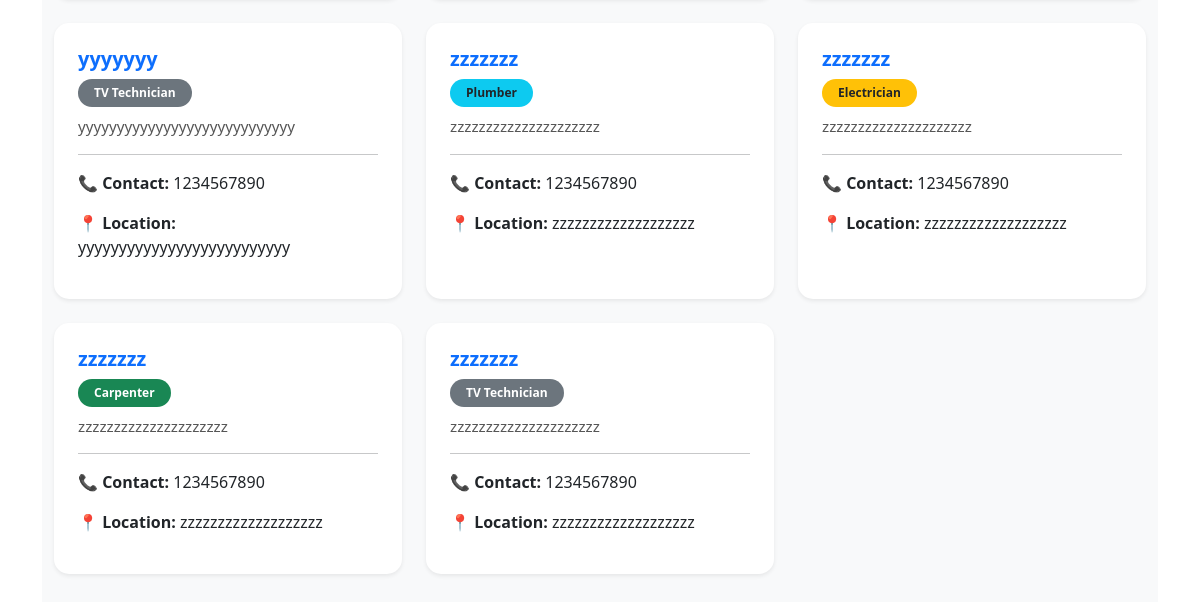
The app's page /service/ (lower part), older data.
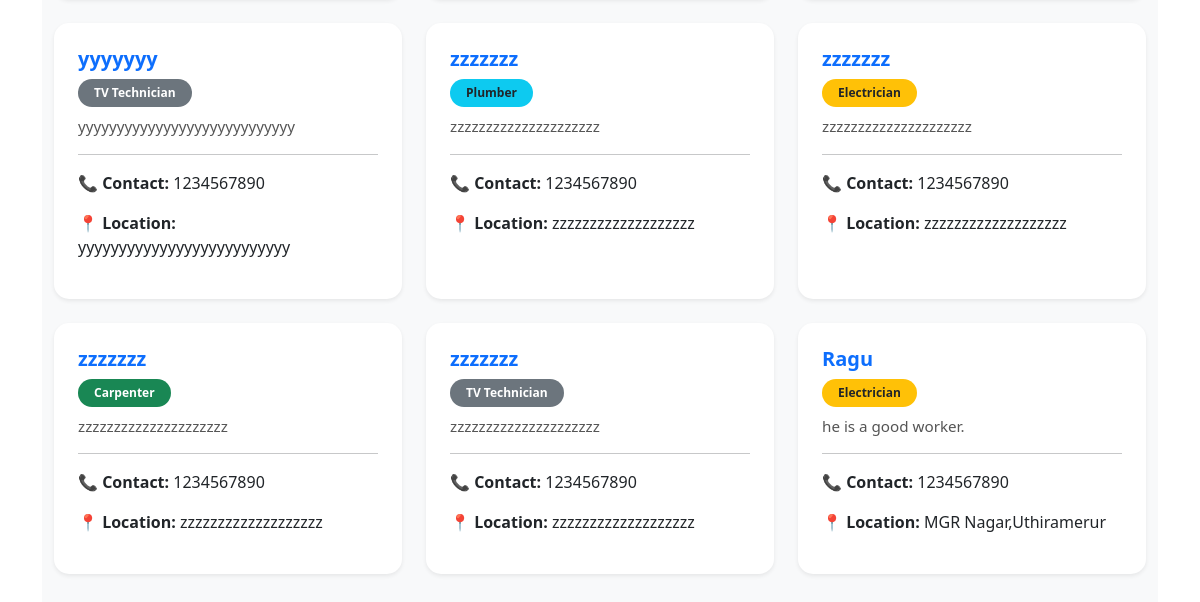
The same page, newer data.
### myapp/models.py (models this page shows, shortened)
class Service(models.Model):
    SERVICE_CHOICES = [
        ('PLUMBER', 'Plumber'),
        ('ELECTRICIAN', 'Electrician'),
        ('CARPENTER', 'Carpenter'),
        ('TV TECH', 'TV Technician'),
    ]
    name = models.CharField(max_length=100)
    service_type = models.CharField(max_length=50, choices=SERVICE_CHOICES)
    description = models.TextField()
    address = models.CharField(max_length=255, blank=True, null=True)
    contact_no = models.CharField(max_length=15, blank=True, null=True)
    created_at = models.DateTimeField(auto_now_add=True)
    updated_at = models.DateTimeField(auto_now=True)

### myapp/views.py (the view)
# urls.py: path('service/', views.service_list, name='service_list'),
def service_list(request):
    services = Service.objects.all()
    return render(request, 'service_list.html', {'services': services})

### templates/service_list.html (shortened to what this page needs)
{% extends 'base.html' %}
{% load static %}
{% block content %}
<link rel="stylesheet" href="{% static 'css/Services.css' %}">
<div class="container py-5" style="background-color: #f8f9fa;">
    <div class="row">
        {% for service in services %}
        <div class="col-md-6 col-lg-4 mb-4">
            <div class="card service-card h-100 shadow-sm border-0">
                <div class="card-body">
                    <h5 class="card-title text-primary">{{ service.name }}</h5>
                    {% if service.get_service_type_display == "Electrician" %}
                    <span class="badge rounded-pill bg-warning text-dark mb-2 px-3 py-2">Electrician</span>
                {% elif service.get_service_type_display == "Plumber" %}
                    <span class="badge rounded-pill bg-info text-dark mb-2 px-3 py-2">Plumber</span>
                {% elif service.get_service_type_display == "Carpenter" %}
                    <span class="badge rounded-pill bg-success mb-2 px-3 py-2">Carpenter</span>
                {% else %}
                    <span class="badge rounded-pill bg-secondary mb-2 px-3 py-2">{{ service.get_service_type_display }}</span>
                {% endif %}
                    <p class="card-text">{{ service.description|truncatewords:20 }}</p>
                    <hr>
                    <p><strong>📞 Contact:</strong> {{ service.contact_no }}</p>
                    <p><strong>📍 Location:</strong> {{ service.address }}</p>
                </div>
            </div>
        </div>
        {% empty %}
        <p class="text-center text-muted">No services found.</p>
        {% endfor %}
    </div>
</div>
{% endblock %}

Row changes from the older to the newer data that the page shows:
added Service: name "Ragu", service_type "Electrician", description "he is a good worker.", contact_no "1234567890", address "MGR Nagar,Uthiramerur"
